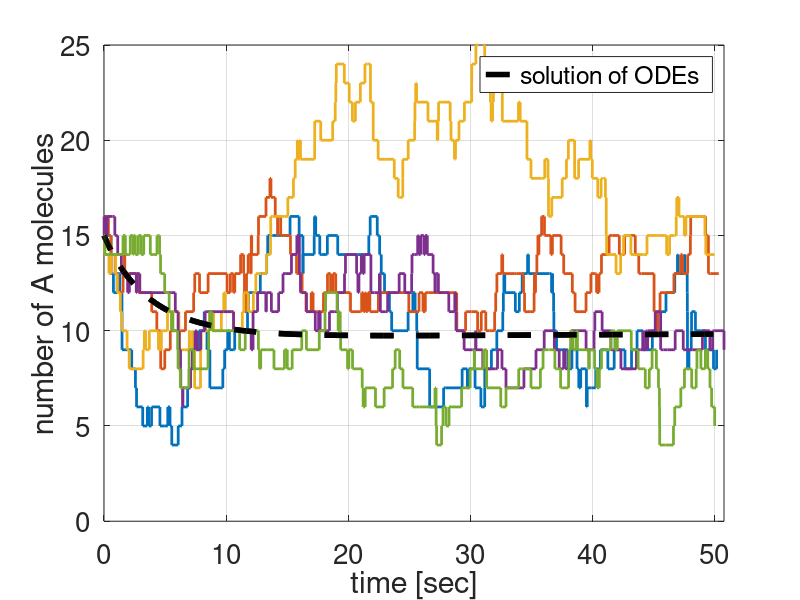
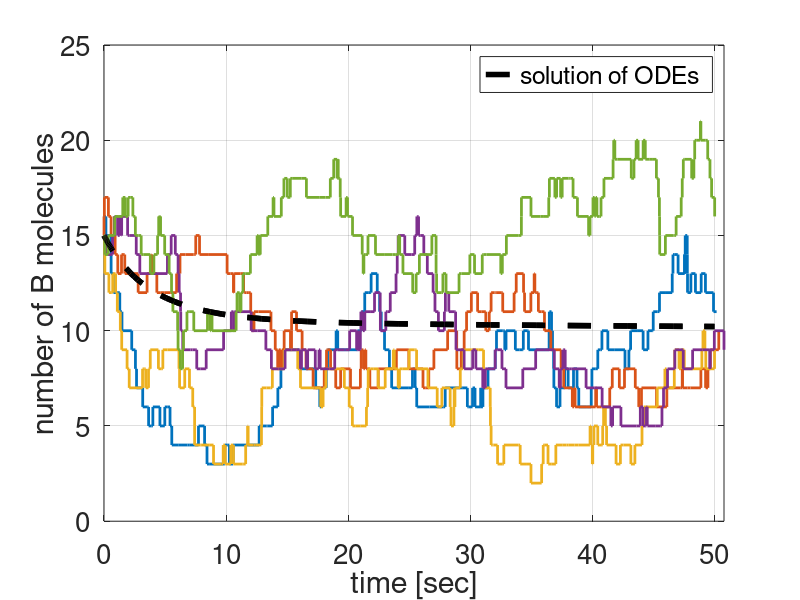

The MATLAB source for these figures, in order:
function CH1_Gillespie_example

k1=0.001;
k2=0.01;
k3=1.2;
k4=1;

Ainitial=15;
Binitial=15;
numberofrealisations=5;
T = 50;

for i = 1:numberofrealisations
    A=Ainitial;
    B=Binitial;
    time=0;
    k=1;
    Aplot(1,i)=A; 
    Bplot(1,i)=B;
    timeplot(1,i)=0;
    while (time<T)
        rr=rand(2,1);
        a0=k1*A*(A-1)+k2*A*B+k3+k4;
        time=time+(1/a0)*log(1/rr(1));
        ss=k1*A*(A-1);
        if (rr(2)*a0<ss)
            A=A-2;
        else
            ss=ss+k2*A*B;
            if (rr(2)*a0<ss)
                A=A-1;
                B=B-1;
            else
                ss=ss+k3;
                if (rr(2)*a0<ss)
                    A=A+1;
                else
                    B=B+1;
                end
            end
        end
        k=k+1;
        Aplot(k,i)=A;
        Bplot(k,i)=B;
        timeplot(k,i)=time;
    end
end

[tdet,det] = ode45(@myode,[0 T],[Ainitial;Binitial]);

%% Plotting
figure;
set(gca,'Fontsize',18);
plot(tdet,det(:,1),'--k','Linewidth',4);
hold on;
for j = 1:numberofrealisations
    [~, t2] = max(timeplot(:,j));
    stairs(timeplot(1:t2,j),Aplot(1:t2,j),'Linewidth',2);
end
plot(tdet,det(:,1),'--k','Linewidth',4);
xlabel('time [sec]');
ylabel('number of A molecules');
legend('solution of ODEs');
axis tight;
ylim([0 25]);
set(gca,'Fontsize',20);
grid on;

figure;
plot(tdet,det(:,2),'--k','Linewidth',4);
hold on;
for j = 1:numberofrealisations
    [~, t2] = max(timeplot(:,j));
    stairs(timeplot(1:t2,j),Bplot(1:t2,j),'Linewidth',2);
end
plot(tdet,det(:,2),'--k','Linewidth',4);
xlabel('time [sec]');
ylabel('number of B molecules');
legend('solution of ODEs');
axis tight
ylim([0 25]);
set(gca,'Fontsize',20);
grid on;

% figure;
% for j = 1:numberofrealisations
%     [~, t2] = max(timeplot(:,j));
%     scatter(Aplot(1:t2,j),Bplot(1:t2,j));
% end
% xlabel('number of A molecules');
% ylabel('number of B molecules');
% axis tight
% set(gca,'Fontsize',20);
% grid on;

%% Define RHS of the ODE
function dydt = myode(t,z)
k1=0.001;
k2=0.01;
k3=1.2;
k4=1;
dydt = [k3-2*k1*z(1)*z(1)-k2*z(1)*z(2); k4-k2*z(1)*z(2)];

